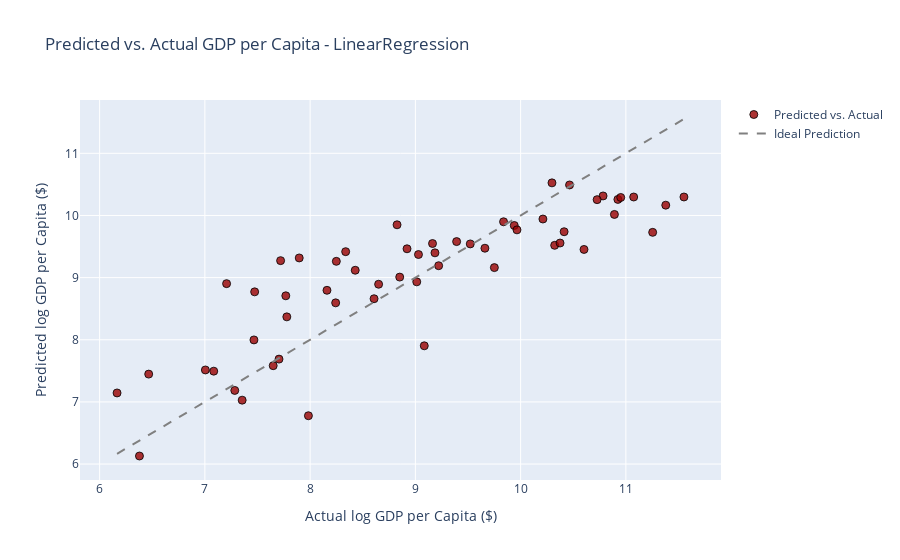

Here is the notebook cell this chart was saved with:
### Code cell
plot_actual_vs_prediction(y_test, y_pred, "LinearRegression")

### Figure 1 — Plotly figure (JSON) as saved in the notebook; plotly's stock layout.template omitted (floating-point values rounded to 4 significant figures)
{"data": [{"marker": {"color": "rgba(152, 0, 0, .8)", "line": {"color": "rgba(0, 0, 0, .8)", "width": 1}, "size": 8}, "mode": "markers", "name": "Predicted vs. Actual", "type": "scatter", "x": [9.085, 7.897, 9.392, 7.649, 10.92, 10.41, 8.921, 8.243, 9.94, 7.984, 10.32, 10.3, 8.249, 6.379, 7.72, 7.084, 8.429, 7.284, 9.522, 8.338, 10.78, 6.466, 8.608, 11.07, 10.95, 8.16, 9.661, 9.163, 11.25, 7.769, 10.6, 9.186, 7.466, 7.206, 11.38, 7.005, 8.826, 11.55, 7.779, 9.751, 6.166, 8.851, 10.37, 8.651, 9.03, 10.47, 9.838, 9.221, 10.89, 9.965, 7.473, 7.704, 9.013, 7.354, 10.21, 10.73], "y": [7.903, 9.317, 9.58, 7.583, 10.26, 9.738, 9.464, 8.594, 9.839, 6.778, 9.519, 10.52, 9.262, 6.13, 9.273, 7.495, 9.118, 7.185, 9.542, 9.418, 10.31, 7.447, 8.66, 10.3, 10.29, 8.796, 9.473, 9.548, 9.728, 8.707, 9.453, 9.399, 7.997, 8.903, 10.17, 7.514, 9.85, 10.3, 8.369, 9.161, 7.144, 9.008, 9.556, 8.893, 9.372, 10.49, 9.898, 9.192, 10.02, 9.768, 8.771, 7.689, 8.932, 7.028, 9.943, 10.25]}, {"line": {"color": "gray", "dash": "dash"}, "mode": "lines", "name": "Ideal Prediction", "type": "scatter", "x": [6.166, 11.55], "y": [6.166, 11.55]}], "layout": {"hovermode": "closest", "showlegend": true, "title": {"text": "Predicted vs. Actual GDP per Capita - LinearRegression"}, "xaxis": {"title": {"text": "Actual log GDP per Capita ($)"}}, "yaxis": {"title": {"text": "Predicted log GDP per Capita ($)"}}}}
